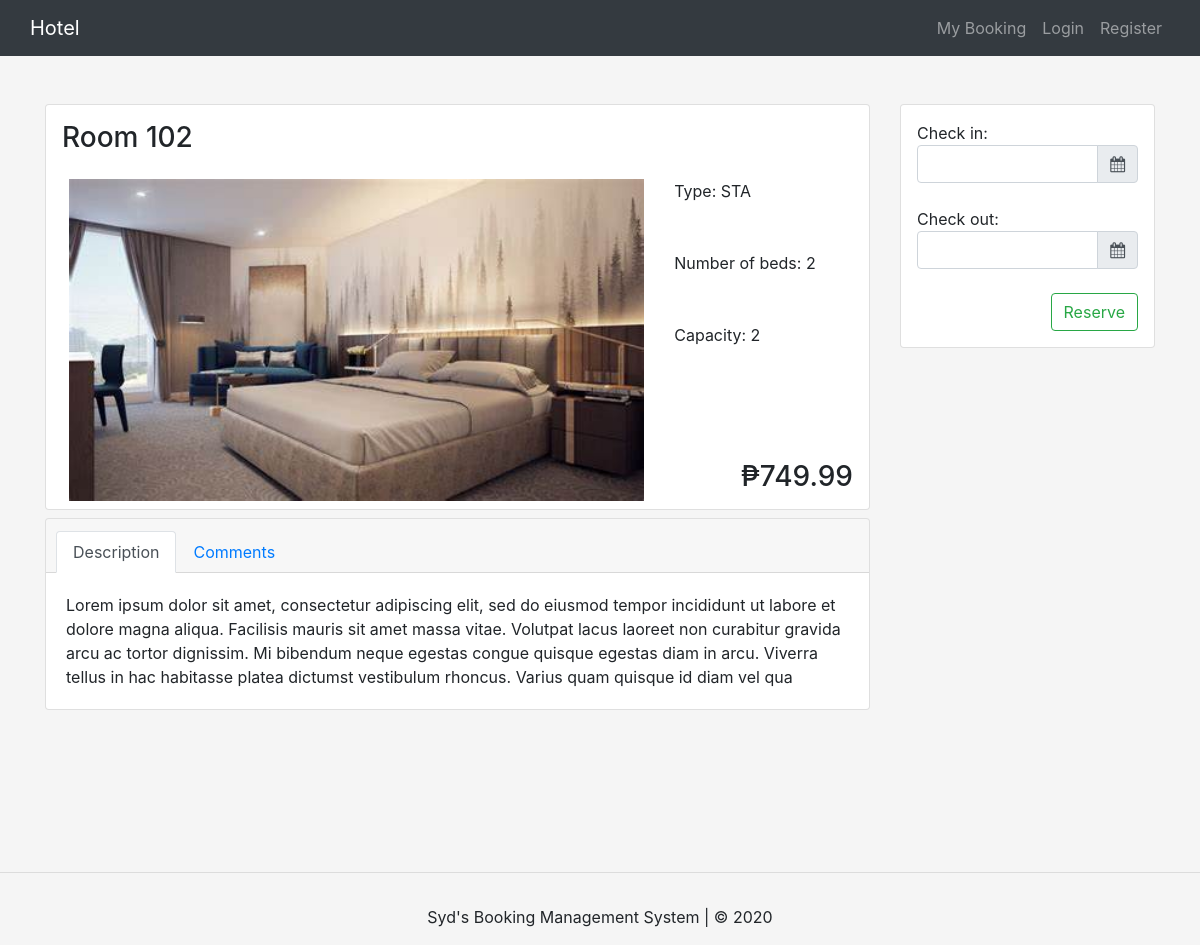
The page /room/102/ on the database its author committed.
### hotel/models.py (models this page shows)
class Room(models.Model):
    CATEGORY = [
        ('STA','Standard'),
        ('DEL','Delux')
    ]
    room_number     = models.IntegerField(verbose_name='Room Number')
    room_type       = models.CharField(max_length=3, choices=CATEGORY, verbose_name='Type')
    room_bed        = models.IntegerField(verbose_name='Number of Bed(s)')
    room_capacity   = models.IntegerField(verbose_name='Capacity')
    room_desc       = models.TextField(max_length=400, verbose_name='Description')
    room_price      = models.FloatField(null=True)
    room_image      = models.ImageField(null=True, blank=True)
    def __str__(self):
        return str(self.room_number)

### hotel/views.py (the view, shortened to what this page needs)
# urls.py: path('room/<int:room_number>/', views.room, name='room'),
def room(request, room_number):
    context = {}
    room = get_object_or_404(Room, room_number = room_number)
    comment_list = Comment.objects.filter(room = room , status=True)
    if request.user.is_authenticated:
        user = request.user
        book_list = Booking.objects.filter(booking_room = room , booking_user = user)
        if book_list:
            book_user  =  Booking.objects.filter(booking_room = room , booking_user = user)[0]
        context = {
            'room': room,
            'comment_list': comment_list,
            'book_list': book_list,
        }
    else:
        context = {
            'room': room,
            'comment_list': comment_list,
        }
    return render(request, 'hotel/room.html', context)

### templates/hotel/room.html (shortened to what this page needs)
{% extends 'base.html' %}
{% load static %}
{% block content %}
<div class="pt-5">
    <div class="row">
        <div class="col-sm-9">
            <div class="card">
                <h3 class="m-3">Room {{ room.room_number }}</h3>
                <div class="row m-2">
                    <div class="col-sm-9">
                        <img src="{{room.room_image.url}}" width="100%" height="100%">
                    </div>
                    <div class="col-sm-3">
                        <ul class="list-unstyled">
                            <li class="mb-5">Type: {{ room.room_type}}</li>
                            <li class="mb-5">Number of beds: {{ room.room_bed}}</li>
                            <li class="mb-5">Capacity: {{ room.room_capacity}}</li>
                        </ul>
                        <h3 class="mr-2" style="position: absolute; bottom: 0; right:0;">₱{{room.room_price}}</h3>
                    </div>
                </div>
            </div>
            <div class="card mt-2">
                <div class="card-header text-light">
                    <ul class="nav nav-tabs card-header-tabs">
                        <li class="nav-item">
                        <a class="nav-link active " href="#description" role="tab" data-toggle="tab">Description</a>
                        </li>
                        <li class="nav-item">
                        <a class="nav-link" href="#comments" role="tab" data-toggle="tab">Comments</a>
                        </li>
                    </ul>
                </div>
                <div class="card-body">
                    <div class="tab-content">
                        <div role="tabpanel" class="tab-pane active" id="description">
                            {{room.room_desc}}
                        </div>
                    </div>
                </div>
            </div>
        </div>
        <div class="col-sm-3">
            <div class="card">
                <form action="{% url 'customer' %}" method="POST">{% csrf_token %}
                    <div class="m-3">
                        <div class="form-group">
                            <label for="">Check in:
                                <div class="input-group date" id="check-in" data-target-input="nearest">
                                    <input type="text" name="check_in" class="form-control datetimepicker-input" data-target="#check-in" required>
                                    <div class="input-group-append" data-target="#check-in" data-toggle="datetimepicker">
                                        <div class="input-group-text"><i class="fa fa-calendar"></i></div>
                                    </div>
                                </div>
                            </label>
                        </div>
                        <div class="form-group">
                            <label for="">Check out:
                                <div class="input-group date" id="check-out" data-target-input="nearest">
                                    <input type="text" name="check_out" class="form-control datetimepicker-input" data-target="#check-out" required>
                                    <div class="input-group-append" data-target="#check-out" data-toggle="datetimepicker">
                                        <div class="input-group-text"><i class="fa fa-calendar"></i></div>
                                    </div>
                                </div>
                            </label>
                        </div>
                        <div class="form-group d-flex">
                            <input type="submit" value="Reserve" class="btn btn-outline-success ml-auto">
                        </div>
                    </div>
                </form>
            </div>
        </div>
    </div>
</div>
{% endblock %}

### templates/partials/_header.html (style rules this page uses)
body { background-color: #f5f5f5; }

### rows shown on the page
Room: room_number "102", room_image (placeholder picture), room_type "STA", room_bed "2", room_capacity "2", room_price "749.99", room_desc "Lorem ipsum dolor sit amet, consectetur adipiscing elit, sed do eiusmod tempor incididunt ut labore et dolore magna aliqua. Facilisis mauris sit amet massa vitae. Volutpat lacus laoreet non curabitur gravida arcu ac tortor dignissim. Mi bibendum neque egestas congue quisque egestas diam in arcu. Viverra tellus in hac habitasse platea dictumst vestibulum rhoncus. Varius quam quisque id diam vel qua"
